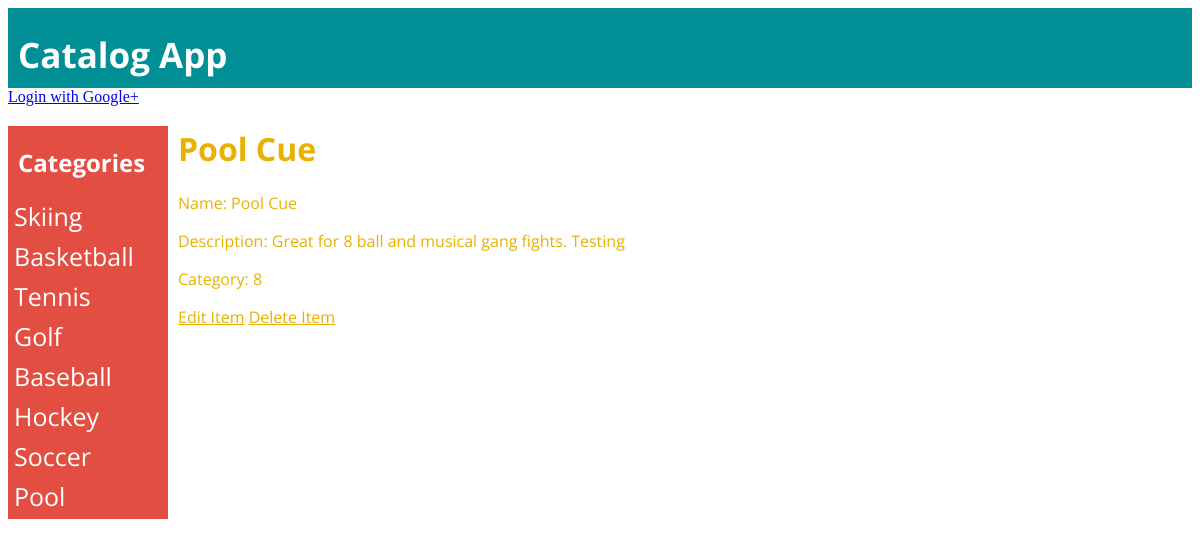
Screenshot of /categories/8/items/22/ with the database file from the repository.
### database_setup.py (models this page shows, shortened)
class Category(Base):
    __tablename__ = 'category'
    id = Column(Integer,primary_key=True)
    name = Column(String(250), nullable = False)

class Item(Base):
    __tablename__ = 'item'
    id = Column(Integer,primary_key=True)
    name = Column(String(250), nullable = False)
    description = Column(String(2000), nullable=False)
    user_id = Column(Integer, ForeignKey('user.id'))
    user = relationship(User)
    category_id = Column(Integer, ForeignKey('category.id'))
    category = relationship(Category)
    created_date = Column(DateTime, default=datetime.datetime.utcnow)

### catalog.py (the view)
@app.route('/categories/<int:category>/items/<int:item>/')
def showItem(category, item):
    categories = session.query(Category).all()
    itemToShow = session.query(Item).filter_by(id=item).first()
    itemCategory = session.query(Category).filter_by(id=category).first()
    return render_template(
        "item.html",
        category=itemCategory,
        item=itemToShow,
        categories=categories,
        login_session=login_session)

### templates/item.html (shortened to what this page needs)
{% extends "layout.html" %}
{% block main %}
  <h1>{{item.name}}</h1>
  <div>
    <p>Name: {{item.name}}</p>
    <p>Description: {{item.description}}</p>
    <p>Category: {{item.category_id}}</p>
    <a href="{{url_for('editItem',category=item.category_id,item=item.id)}}">Edit Item</a>
    <a href="{{url_for('deleteItem',category=item.category_id,item=item.id)}}">Delete Item</a>
  </div>
{% endblock %}

### templates/layout.html (shortened to what this page needs)
<!doctype html>
<html>
<head>
  <link rel="stylesheet" href="{{ url_for('static', filename='css/style.css') }}">
</head>
<body>
  <div class="topbar">
    <h1>Catalog App</h1>
  </div>
  {% if 'username' not in login_session: %}
  <a href="{{url_for('showLogin')}}" id="signin">
      Login with Google+
  </a>
  {% else: %}
  <a href="{{url_for('gdisconnect')}}" id="signout>">
      Logout
  </a>
  {% endif %}
  <div class="sidenav">
    <h2>Categories</h2>
    {% for j in categories %}
    <a href="{{url_for('showItems',category = j.id)}}">{{j.name}}</a>
    {% endfor %}
  </div>
  <div class="main">
  {% block main %}
  {% endblock %}
  </div>
</body>
</html>

### static/css/style.css (style rules this page uses)
.topbar { background-color: #008F95; overflow: hidden; color: white; height: 80px; padding-left: 10px; }
.topbar h1 { font-size: 35px; vertical-align: middle; font-family: 'Open Sans', sans-serif; }
.sidenav { width: 160px; position: fixed; z-index: 1; margin-top: 20px; background-color: #E24E42; overflow-x: hidden; padding-top: 0px; }
.sidenav a { padding: 0px 8px 6px 6px; text-decoration: none; font-size: 25px; color: white; display: block; font-family: 'Open Sans', sans-serif; }
.sidenav h2 { color: white; padding-left: 10px; padding-top: 0px; font-family: 'Open Sans', sans-serif; }
.main { margin-left: 160px; margin-top: 20px; padding: 0px 10px; color: #E9B000; font-family: 'Open Sans', sans-serif; }
.main a { color: #E9B000; }

### rows the page displays
Category: name "Skiing"
Category: name "Basketball"
Category: name "Tennis"
Category: name "Golf"
Category: name "Baseball"
Category: name "Hockey"
Category: name "Soccer"
Category: name "Pool"
Item: name "Pool Cue", description "Great for 8 ball and musical gang fights. Testing", category_id "8"
